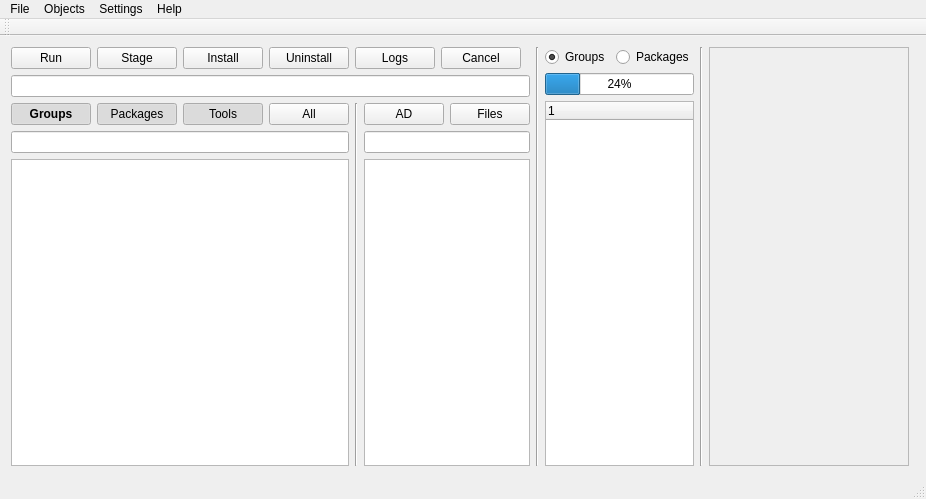
<?xml version="1.0" encoding="UTF-8"?>
<ui version="4.0">
 <class>d008Class</class>
 <widget class="QMainWindow" name="d008Class">
  <property name="geometry">
   <rect>
    <x>0</x>
    <y>0</y>
    <width>911</width>
    <height>499</height>
   </rect>
  </property>
  <property name="windowTitle">
   <string>deploy</string>
  </property>
  <widget class="QWidget" name="centralWidget">
   <layout class="QGridLayout" name="gridLayout">
    <item row="0" column="0">
     <layout class="QHBoxLayout" name="horizontalLayout">
      <item>
       <layout class="QVBoxLayout" name="verticalLayout">
        <item>
         <layout class="QHBoxLayout" name="horizontalLayout_6">
          <item>
           <widget class="QPushButton" name="pushButtonRun">
            <property name="text">
             <string>Run</string>
            </property>
           </widget>
          </item>
          <item>
           <widget class="QPushButton" name="pushButtonStage">
            <property name="text">
             <string>Stage</string>
            </property>
           </widget>
          </item>
          <item>
           <widget class="QPushButton" name="pushButtonInstall">
            <property name="text">
             <string>Install</string>
            </property>
           </widget>
          </item>
          <item>
           <widget class="QPushButton" name="pushButtonUninstall">
            <property name="text">
             <string>Uninstall</string>
            </property>
           </widget>
          </item>
          <item>
           <widget class="QPushButton" name="pushButtonLogs">
            <property name="text">
             <string>Logs</string>
            </property>
           </widget>
          </item>
          <item>
           <widget class="QPushButton" name="pushButtonCancel">
            <property name="text">
             <string>Cancel</string>
            </property>
           </widget>
          </item>
          <item>
           <spacer name="horizontalSpacer">
            <property name="orientation">
             <enum>Qt::Horizontal</enum>
            </property>
            <property name="sizeHint" stdset="0">
             <size>
              <width>40</width>
              <height>20</height>
             </size>
            </property>
           </spacer>
          </item>
         </layout>
        </item>
        <item>
         <widget class="QLineEdit" name="lineEditCmd"/>
        </item>
        <item>
         <layout class="QHBoxLayout" name="horizontalLayout_3">
          <item>
           <layout class="QVBoxLayout" name="verticalLayout_Objects">
            <item>
             <layout class="QHBoxLayout" name="horizontalLayout_2">
              <item>
               <widget class="QPushButton" name="pushButtonGroups">
                <property name="sizePolicy">
                 <sizepolicy hsizetype="Minimum" vsizetype="Fixed">
                  <horstretch>0</horstretch>
                  <verstretch>0</verstretch>
                 </sizepolicy>
                </property>
                <property name="font">
                 <font>
                  <weight>75</weight>
                  <bold>true</bold>
                 </font>
                </property>
                <property name="text">
                 <string>Groups</string>
                </property>
                <property name="iconSize">
                 <size>
                  <width>16</width>
                  <height>16</height>
                 </size>
                </property>
                <property name="checkable">
                 <bool>true</bool>
                </property>
                <property name="checked">
                 <bool>true</bool>
                </property>
               </widget>
              </item>
              <item>
               <widget class="QPushButton" name="pushButtonPackages">
                <property name="text">
                 <string>Packages</string>
                </property>
                <property name="checkable">
                 <bool>true</bool>
                </property>
                <property name="checked">
                 <bool>true</bool>
                </property>
               </widget>
              </item>
              <item>
               <widget class="QPushButton" name="pushButtonTools">
                <property name="text">
                 <string>Tools</string>
                </property>
                <property name="checkable">
                 <bool>true</bool>
                </property>
                <property name="checked">
                 <bool>true</bool>
                </property>
               </widget>
              </item>
              <item>
               <widget class="QPushButton" name="pushButtonAll">
                <property name="text">
                 <string>All</string>
                </property>
                <property name="checkable">
                 <bool>true</bool>
                </property>
               </widget>
              </item>
              <item>
               <spacer name="horizontalSpacer_3">
                <property name="orientation">
                 <enum>Qt::Horizontal</enum>
                </property>
                <property name="sizeHint" stdset="0">
                 <size>
                  <width>40</width>
                  <height>20</height>
                 </size>
                </property>
               </spacer>
              </item>
             </layout>
            </item>
            <item>
             <widget class="QLineEdit" name="lineEditObject"/>
            </item>
            <item>
             <widget class="QTreeWidget" name="treeWidgetObjects">
              <property name="sortingEnabled">
               <bool>false</bool>
              </property>
              <property name="headerHidden">
               <bool>true</bool>
              </property>
              <column>
               <property name="text">
                <string notr="true">1</string>
               </property>
              </column>
             </widget>
            </item>
           </layout>
          </item>
          <item>
           <widget class="Line" name="line_4">
            <property name="orientation">
             <enum>Qt::Vertical</enum>
            </property>
           </widget>
          </item>
          <item>
           <layout class="QVBoxLayout" name="verticalLayout_Targets">
            <item>
             <layout class="QHBoxLayout" name="horizontalLayout_4">
              <item>
               <widget class="QPushButton" name="pushButtonAD">
                <property name="text">
                 <string>AD</string>
                </property>
                <property name="checkable">
                 <bool>true</bool>
                </property>
               </widget>
              </item>
              <item>
               <widget class="QPushButton" name="pushButtonFiles">
                <property name="text">
                 <string>Files</string>
                </property>
                <property name="checkable">
                 <bool>true</bool>
                </property>
               </widget>
              </item>
              <item>
               <spacer name="horizontalSpacer_2">
                <property name="orientation">
                 <enum>Qt::Horizontal</enum>
                </property>
                <property name="sizeHint" stdset="0">
                 <size>
                  <width>40</width>
                  <height>20</height>
                 </size>
                </property>
               </spacer>
              </item>
             </layout>
            </item>
            <item>
             <widget class="QLineEdit" name="lineEditComputer"/>
            </item>
            <item>
             <widget class="QListWidget" name="listWidgetTargets">
              <property name="minimumSize">
               <size>
                <width>160</width>
                <height>0</height>
               </size>
              </property>
              <property name="maximumSize">
               <size>
                <width>16777215</width>
                <height>16777215</height>
               </size>
              </property>
              <property name="frameShadow">
               <enum>QFrame::Sunken</enum>
              </property>
              <property name="lineWidth">
               <number>2</number>
              </property>
              <property name="sortingEnabled">
               <bool>true</bool>
              </property>
             </widget>
            </item>
           </layout>
          </item>
         </layout>
        </item>
       </layout>
      </item>
      <item>
       <widget class="Line" name="line_2">
        <property name="orientation">
         <enum>Qt::Vertical</enum>
        </property>
       </widget>
      </item>
      <item>
       <layout class="QVBoxLayout" name="verticalLayout_2">
        <item>
         <layout class="QHBoxLayout" name="horizontalLayout_5">
          <item>
           <widget class="QRadioButton" name="radialGroups">
            <property name="text">
             <string>Groups</string>
            </property>
            <property name="checked">
             <bool>true</bool>
            </property>
           </widget>
          </item>
          <item>
           <widget class="QRadioButton" name="radialPackages">
            <property name="text">
             <string>Packages</string>
            </property>
           </widget>
          </item>
          <item>
           <spacer name="horizontalSpacer_4">
            <property name="orientation">
             <enum>Qt::Horizontal</enum>
            </property>
            <property name="sizeHint" stdset="0">
             <size>
              <width>40</width>
              <height>20</height>
             </size>
            </property>
           </spacer>
          </item>
         </layout>
        </item>
        <item>
         <widget class="QProgressBar" name="progressBar">
          <property name="value">
           <number>24</number>
          </property>
         </widget>
        </item>
        <item>
         <widget class="QTreeWidget" name="treeWidgetJobs">
          <column>
           <property name="text">
            <string notr="true">1</string>
           </property>
          </column>
         </widget>
        </item>
       </layout>
      </item>
      <item>
       <widget class="Line" name="line_1">
        <property name="orientation">
         <enum>Qt::Vertical</enum>
        </property>
       </widget>
      </item>
      <item>
       <widget class="QScrollArea" name="scrollArea">
        <property name="minimumSize">
         <size>
          <width>200</width>
          <height>0</height>
         </size>
        </property>
        <property name="widgetResizable">
         <bool>true</bool>
        </property>
        <widget class="QWidget" name="scrollAreaWidgetContents">
         <property name="geometry">
          <rect>
           <x>0</x>
           <y>0</y>
           <width>198</width>
           <height>424</height>
          </rect>
         </property>
        </widget>
       </widget>
      </item>
      <item>
       <widget class="QFrame" name="frameProc">
        <property name="frameShape">
         <enum>QFrame::StyledPanel</enum>
        </property>
        <property name="frameShadow">
         <enum>QFrame::Raised</enum>
        </property>
       </widget>
      </item>
     </layout>
    </item>
   </layout>
  </widget>
  <widget class="QMenuBar" name="menuBar">
   <property name="geometry">
    <rect>
     <x>0</x>
     <y>0</y>
     <width>911</width>
     <height>21</height>
    </rect>
   </property>
   <widget class="QMenu" name="menuFile">
    <property name="title">
     <string>File</string>
    </property>
    <addaction name="actionExit"/>
   </widget>
   <widget class="QMenu" name="menuSettings">
    <property name="title">
     <string>Settings</string>
    </property>
    <addaction name="actionPreferences"/>
    <addaction name="actionObjects"/>
   </widget>
   <widget class="QMenu" name="menuAbout">
    <property name="title">
     <string>Help</string>
    </property>
    <addaction name="actionAbout"/>
   </widget>
   <widget class="QMenu" name="menuObjects">
    <property name="title">
     <string>Objects</string>
    </property>
    <addaction name="actionCheck"/>
    <addaction name="actionStage"/>
    <addaction name="actionInstall"/>
    <addaction name="actionUninstall"/>
    <addaction name="actionStageInstall"/>
    <addaction name="actionLogs"/>
   </widget>
   <addaction name="menuFile"/>
   <addaction name="menuObjects"/>
   <addaction name="menuSettings"/>
   <addaction name="menuAbout"/>
  </widget>
  <widget class="QToolBar" name="mainToolBar">
   <attribute name="toolBarArea">
    <enum>TopToolBarArea</enum>
   </attribute>
   <attribute name="toolBarBreak">
    <bool>false</bool>
   </attribute>
  </widget>
  <widget class="QStatusBar" name="statusBar"/>
  <action name="actionPreferences">
   <property name="text">
    <string>Preferences</string>
   </property>
  </action>
  <action name="actionObjects">
   <property name="text">
    <string>Objects</string>
   </property>
  </action>
  <action name="actionAbout">
   <property name="text">
    <string>About</string>
   </property>
  </action>
  <action name="actionExit">
   <property name="text">
    <string>E&amp;xit</string>
   </property>
  </action>
  <action name="actionCheck">
   <property name="text">
    <string>0 Check</string>
   </property>
  </action>
  <action name="actionStage">
   <property name="text">
    <string>1 Stage</string>
   </property>
  </action>
  <action name="actionInstall">
   <property name="text">
    <string>2 Install</string>
   </property>
  </action>
  <action name="actionUninstall">
   <property name="text">
    <string>3 Uninstall</string>
   </property>
  </action>
  <action name="actionStageInstall">
   <property name="text">
    <string>4 Stage &amp; Install</string>
   </property>
  </action>
  <action name="actionLogs">
   <property name="text">
    <string>Logs</string>
   </property>
  </action>
 </widget>
 <layoutdefault spacing="6" margin="11"/>
 <tabstops>
  <tabstop>lineEditObject</tabstop>
  <tabstop>treeWidgetObjects</tabstop>
  <tabstop>lineEditComputer</tabstop>
  <tabstop>listWidgetTargets</tabstop>
  <tabstop>pushButtonRun</tabstop>
  <tabstop>pushButtonStage</tabstop>
  <tabstop>pushButtonInstall</tabstop>
  <tabstop>pushButtonUninstall</tabstop>
  <tabstop>pushButtonLogs</tabstop>
  <tabstop>pushButtonCancel</tabstop>
  <tabstop>lineEditCmd</tabstop>
  <tabstop>pushButtonGroups</tabstop>
  <tabstop>pushButtonPackages</tabstop>
  <tabstop>pushButtonTools</tabstop>
  <tabstop>pushButtonAll</tabstop>
  <tabstop>pushButtonAD</tabstop>
  <tabstop>pushButtonFiles</tabstop>
 </tabstops>
 <resources>
  <include location="d008.qrc"/>
 </resources>
 <connections/>
</ui>
